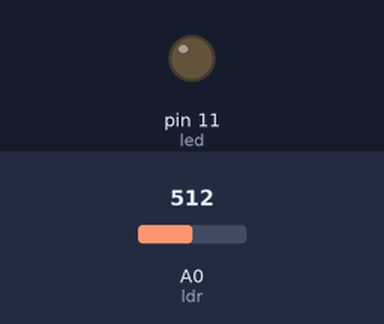
Bench run of a sketch on a simulated Arduino Uno, built with avr-gcc and run on an emulated ATmega328P. Shown: output pins drawn as LEDs (lit = HIGH). The test bench sets the inputs (shaded band); at power-on: A0 (ldr) = 512.

Above: at 1.2 s.
1.3 s: A0 (ldr) set to 245
At 2.1 s:
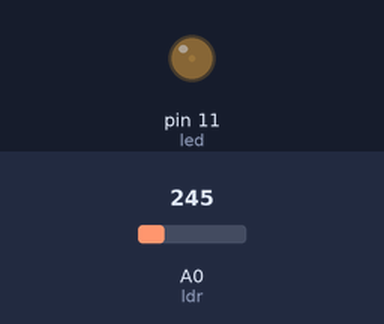
2.8 s: A0 (ldr) set to 122
At 3.3 s:
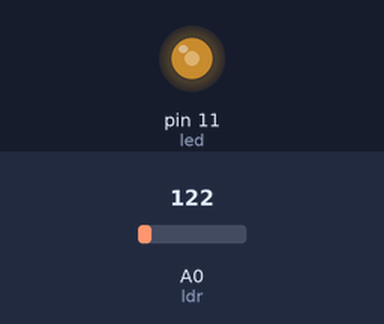
4.3 s: A0 (ldr) set to 0
At 5.7 s:
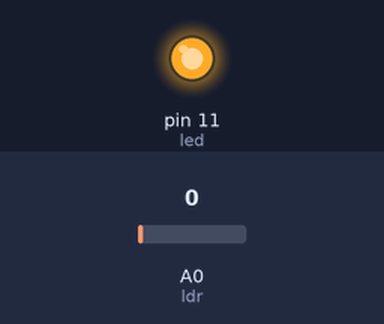
Timing chart, 0 to 7.3 s (numbered marks = the images above; inputs shaded):
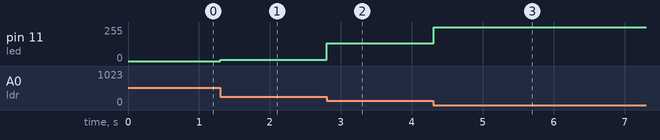

Measured:
- after the input at 1.3 s, pin 11 (led): 0/255 → 10/255 at once
- after the input at 2.8 s, pin 11 (led): 10/255 → 133/255 at once
- after the input at 4.3 s, pin 11 (led): 133/255 → 255/255 at once

The sketch:

exercicio_ldr02.ino
```cpp
//#include <prescaler.h>

int ldr = A0;
int vLdr = 0;
int led = 11;
const int luzMax = 255;

void setup() {
  pinMode(ldr, INPUT);
  pinMode(led, OUTPUT);
  Serial.begin(9600);
  analogWrite(led, 255);

}

void loop() {
  vLdr = analogRead(ldr);
  if (vLdr > luzMax) vLdr = luzMax;
  analogWrite(led, luzMax - vLdr);
  delay(100);
}
```
